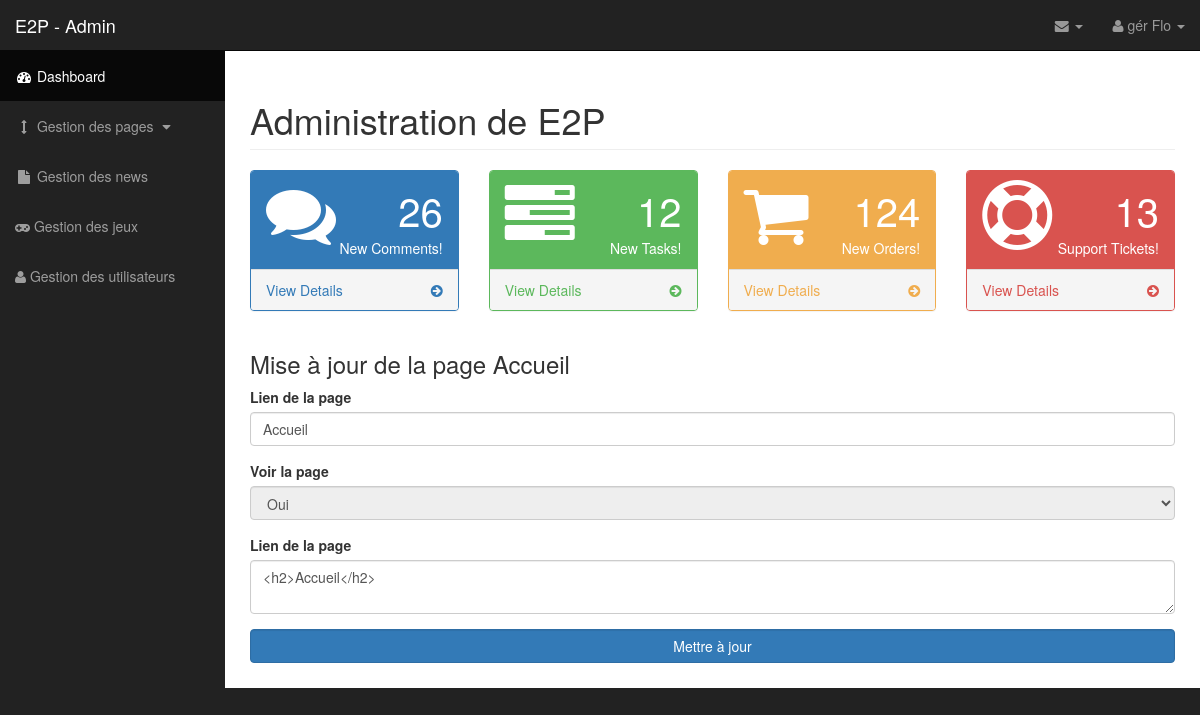
Page /admin/index.php?page=pages&id=1 (signed in) on the committed database.
### tables this page shows
CREATE TABLE `pages` (
  `id` int(11) NOT NULL,
  `title` varchar(150) NOT NULL,
  `description` varchar(150) NOT NULL,
  `link` varchar(50) NOT NULL,
  `slug` varchar(50) NOT NULL,
  `view` tinyint(1) NOT NULL,
  `content` text NOT NULL
);

### admin/forms/pageupdate.php (the view, shortened to what this page needs)
<?php
$sql = "SELECT * FROM pages WHERE id = :id";
$result = $dbh->prepare($sql);
$result->execute(['id' => $_GET['id']]);
$row = $result->fetchObject();
echo '<h3>Mise à jour de la page '.$row->link.' ';
    echo '</h3>';
?>
<form action="actions/updatepage.php" method="post">
    <div class="form-group">
        <label for="link">Lien de la page</label>
        <input type="text" class="form-control" name="link" id="link" value="<?=$row->link?>">
    </div>
    <div class="form-group">
        <label for="view">Voir la page</label>
        <select name="view" class="form-control" id="view" <?= $row->slug == 'accueil' ? 'disabled' : ''?>>
            <option value="1" <?= $row->view ? 'selected' : ''?>>Oui</option>
        </select>
    </div>
    <div class="form-group">
        <label for="content">Lien de la page</label>
        <textarea name="content" id="content" class="form-control"><?=$row->content?></textarea>
    </div>
    <div class="form-group">
        <button class="form-control btn btn-primary">Mettre à jour</button>
    </div>
</form>

### admin/css/sb-admin.css (style rules this page uses)
body { margin-top: 100px; background-color: #222; }
@media (min-width:768px) { body { margin-top: 50px; } }

### rows in the picture
pages: link "Accueil", view "Oui", content "<h2>Accueil</h2>"

### other values in the picture
$_SESSION['auth']->name "gér"
$_SESSION['auth']->firstname "Flo"
